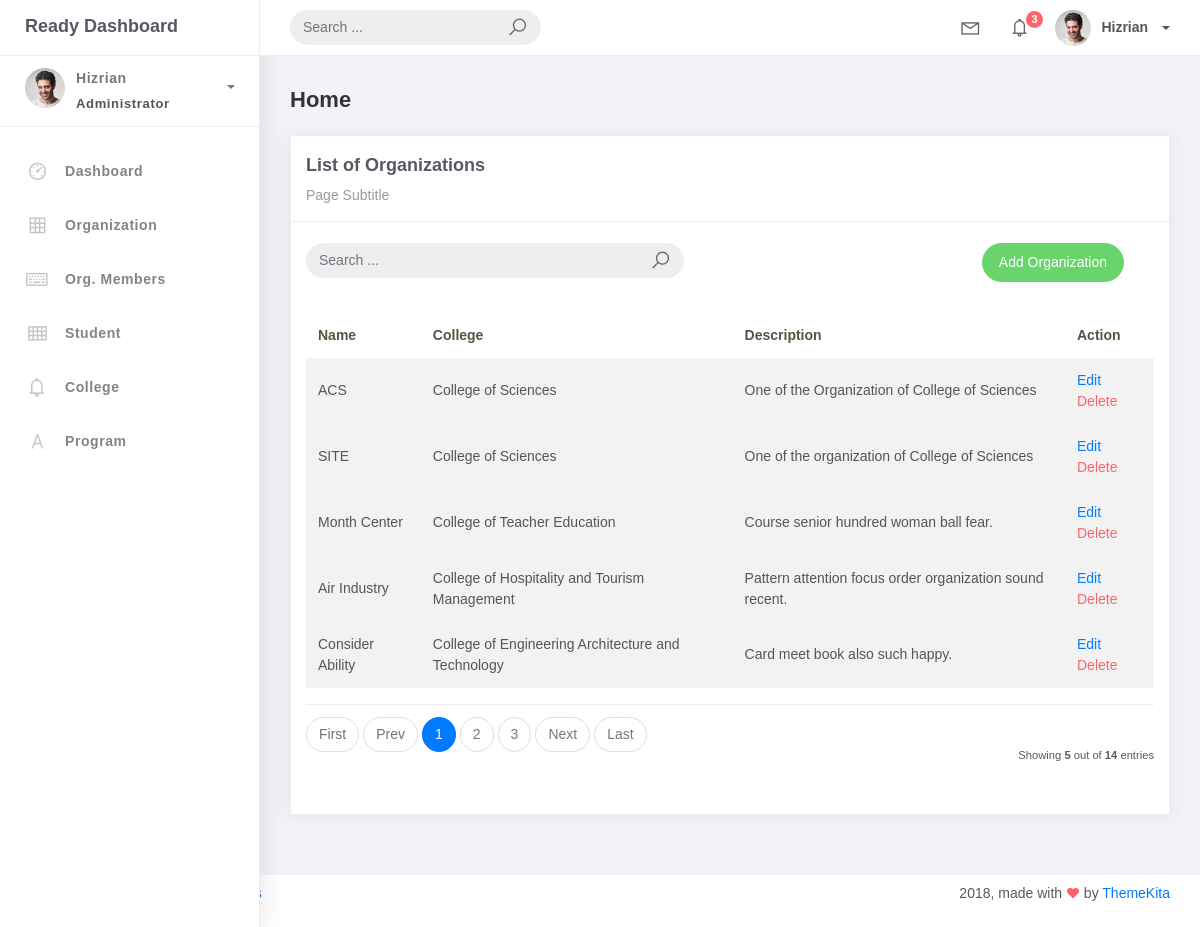
The page /organization_list/ on the database its author committed.
### studentorg/models.py (models this page shows, shortened)
class BaseModel(models.Model):
    created_at = models.DateTimeField(auto_now_add=True, db_index=True)
    updated_at = models.DateTimeField(auto_now=True)
    class Meta:
        abstract = True

class Organization(BaseModel):
    name = models.CharField(max_length=250)
    college = models.ForeignKey(College, null=True, blank=True, on_delete=models.CASCADE)
    description = models.CharField(max_length=500)

class College(BaseModel):
    college_name = models.CharField(max_length=150)
    def __str__(self):
        return self.college_name

### studentorg/views.py (the view)
# urls.py: path('organization_list/', OrganizationList.as_view(), name='organization-list'),
class OrganizationList(ListView):
    model = Organization
    context_object_name = 'organizations'
    template_name = 'org_list.html'
    paginate_by = 5

### templates/org_list.html
{% extends 'base.html' %} {% load static %} {% block content %}
<div class="content">
    <div class="container-fluid">
        <h4 class="page-title">Home</h4>
        <div class="row">
            <div class="col-md-12">
                <div class="card">
                    <div class="card-header">
                    <div class="card-title">List of Organizations</div>
                    <div class="card-category">Page Subtitle</div>
                </div>
                <br />
                <div class="col-md-12 row">
                    <div class="col-md-6">
                        <form class="navbar-left navbar-form nav-search mr-md-3" action="{% url 'organization-list' %}">
                            <div class="input-group">
                                <input type="text" placeholder="Search ..." class="form-control" name="q"/>
                                <div class="input-group-append">
                                    <span class="input-group-text">
                                        <i class="la la-search search-icon"></i>
                                    </span>
                                </div>
                            </div>
                        </form>
                    </div>
                    <div class="col-md-6">
                        <div class="pull-right">
                            <a href="{% url 'organization-add' %}" class="btn btn-success btn-rounded">Add Organization</a>
                        </div>
                    </div>
                </div>
                <div class="card-body">
                    <table class="table table-striped mt-3">
                        <thead>
                            <tr>
                                <th scope="col">Name</th>
                                <th scope="col">College</th>
                                <th scope="col">Description</th>
                                <th scope="col">Action</th>
                            </tr>
                        </thead>
                        <tbody>
                            {% for object in object_list %}
                            <tr>
                                <td>{{ object.name }}</td>
                                <td>{{ object.college }}</td>
                                <td>{{ object.description }}</td>
                                <td>
                                    <a href="{% url 'organization-update' object.id %}">Edit</a>
                                    <a href="{% url 'organization-delete' object.id %}" class="text-danger">Delete</a>
                                </td>
                            <tr>
                            {% empty %}
                            </tr>
                            <td colspan="4" style="text-align: center;">
                                <p class="text-sm font-weight-bold mb-0">No Records Found</p>
                            </td>
                        </tr>
                            {% endfor %}
                        </tbody>
                    </table>
                    {% include 'includes/pagination.html' %}
                </div>
            </div>
        </div>
    </div>
</div>
{% endblock %}

### templates/base.html (shortened to what this page needs)
{% load static %}
<!DOCTYPE html>
<link rel="stylesheet" href="{% static 'css/bootstrap.min.css' %}">
<link rel="stylesheet" href="{% static 'css/ready.css' %}">
<link rel="stylesheet" href="{% static 'css/demo.css' %}">
    </head>
    <body>
        <div class="wrapper">
            <div class="main-header">
                <div class="logo-header">
                    <a href="{% url 'home' %}" class="logo">
                        Ready Dashboard
                    </a>
                </div>
                <nav class="navbar navbar-header navbar-expand-lg">
                    <div class="container-fluid">
                        <form class="navbar-left navbar-form nav-search mr-md-3" action="">
                            <div class="input-group">
                                <input type="text" placeholder="Search ..." class="form-control">
                                <div class="input-group-append">
                                    <span class="input-group-text">
                                        <i class="la la-search search-icon"></i>
                                    </span>
                                </div>
                            </div>
                        </form>
                        <ul class="navbar-nav topbar-nav ml-md-auto align-items-center">
                            <li class="nav-item dropdown hidden-caret">
                                <a class="nav-link dropdown-toggle" href="#" id="navbarDropdown" role="button" data-toggle="dropdown" aria-haspopup="true" aria-expanded="false">
                                    <i class="la la-envelope"></i>
                                </a>
                            </li>
                            <li class="nav-item dropdown hidden-caret">
                                <a class="nav-link dropdown-toggle" href="#" id="navbarDropdown" role="button" data-toggle="dropdown" aria-haspopup="true" aria-expanded="false">
                                    <i class="la la-bell"></i>
                                    <span class="notification">3</span>
                                </a>
                            </li>
                            <li class="nav-item dropdown">
                                <a class="dropdown-toggle profile-pic" data-toggle="dropdown" href="#" aria-expanded="false"> <img src="{% static 'img/profile.jpg' %}" alt="user-img" width="36" class="img-circle"><span >Hizrian</span></span> </a>
                                </li>
                            </ul>
                        </div>
                    </nav>
                </div>
                <div class="sidebar">
                    <div class="scrollbar-inner sidebar-wrapper">
                        <div class="user">
                            <div class="photo">
                                <img src="{% static 'img/profile.jpg' %}">
                            </div>
                            <div class="info">
                                <a class="" data-toggle="collapse" href="#collapseExample" aria-expanded="true">
                                    <span>
                                        Hizrian
                                        <span class="user-level">Administrator</span>
                                        <span class="caret"></span>
                                    </span>
                                </a>
                            </div>
                        </div>
                        <ul class="nav">
                            <li class="nav-item">
                                <a href="{% url 'home' %}">
                                    <i class="la la-dashboard"></i>
                                    <p>Dashboard</p>
                                </a>
                            </li>
                            <li class="nav-item">
                                <a href="{% url 'organization-list' %}">
                                    <i class="la la-table"></i>
                                    <p>Organization</p>
                                </a>
                            </li>
                            <li class="nav-item">
                                <a href="{% url 'orgMem_list' %}">
                                    <i class="la la-keyboard-o"></i>
                                    <p>Org. Members</p>
                                </a>
                            </li>
                            <li class="nav-item">
                                <a href="{% url 'student_list' %}">
                                    <i class="la la-th"></i>
                                    <p>Student</p>
                                </a>
                            </li>
                            <li class="nav-item">
                                <a href="{% url 'college_list' %}">
                                    <i class="la la-bell"></i>
                                    <p>College</p>
                                </a>
                            </li>
                            <li class="nav-item">
                                <a href="{% url 'program_list' %}">
                                    <i class="la la-font"></i>
                                    <p>Program</p>
                                </a>
                            </li>
                        </ul>
                    </div>
                </div>
                <div class="main-panel">
                    {% block content %}
                        {% endblock %}
                        </div>
                    </div>
                    <footer class="footer">
                        <div class="container-fluid">
                            <nav class="pull-left">
                                <ul class="nav">
                                    <li class="nav-item">
                                        <a class="nav-link" href="http://www.themekita.com">
                                        </a>
                                    </li>
                                    <li class="nav-item">
                                        <a class="nav-link" href="#">
                                        </a>
                                    </li>
                                    <li class="nav-item">
                                        <a class="nav-link" href="#">
                                        </a>
                                    </li>
                                </ul>
                            </nav>
                            <div class="copyright ml-auto">
                                2018, made with <i class="la la-heart heart text-danger"></i> by <a href="http://www.themekita.com">ThemeKita</a>
                            </div>
                        </div>
                    </footer>
                </div>
    </body>

### templates/includes/pagination.html (shortened to what this page needs)
{% if is_paginated %}
<div class="card-footer px-0 border-0 d-flex flex-column flex-lg-row align-items-center justify-content-between mt-3">
  <nav aria-label="Topics pagination" class="mb-4">
    <ul class="pagination">
      {% if page_obj.number > 1 %}
        <li class="page-item">
          <a class="page-link" href="?page=1">First</a>
        </li>
      {% else %}
        <li class="page-item disabled">
          <span class="page-link">First</span>
        </li>
      {% endif %}
      {% if page_obj.has_previous %}
        <li class="page-item">
          <a class="page-link" href="?page={{ page_obj.previous_page_number }}">Prev</a>
        </li>
      {% else %}
        <li class="page-item disabled">
          <span class="page-link">Prev</span>
        </li>
      {% endif %}
      {% for page_num in paginator.page_range %}
        {% if page_obj.number == page_num %}
          <li class="page-item active">
            <span class="page-link">
              {{ page_num }}
            </span>
          </li>
        {% elif page_num > page_obj.number|add:'-3' and page_num < page_obj.number|add:'3' %}
          <li class="page-item">
            <a class="page-link" href="?page={{ page_num }}">{{ page_num }}</a>
          </li>
        {% endif %}
      {% endfor %}
      {% if page_obj.has_next %}
        <li class="page-item">
          <a class="page-link" href="?page={{ page_obj.next_page_number }}">Next</a>
        </li>
      {% else %}
        <li class="page-item disabled">
          <span class="page-link">Next</span>
        </li>
      {% endif %}
      {% if page_obj.number != paginator.num_pages %}
        <li class="page-item">
          <a class="page-link" href="?page={{ paginator.num_pages }}">Last</a>
        </li>
      {% else %}
        <li class="page-item disabled">
          <span class="page-link">Last</span>
        </li>
      {% endif %}
    </ul>
  </nav>
  <div class="fw-normal small mt-4 mt-lg-0">Showing <b>{{object_list.count}}</b> out of <b>{{paginator.count}}</b> entries</div>
</div>
{% endif %}

### rows shown on the page
Organization: name "ACS", college "College of Sciences", description "One of the Organization of College of Sciences"
Organization: name "SITE", college "College of Sciences", description "One of the organization of College of Sciences"
Organization: name "Month Center", college "College of Teacher Education", description "Course senior hundred woman ball fear."
Organization: name "Air Industry", college "College of Hospitality and Tourism Management", description "Pattern attention focus order organization sound recent."
Organization: name "Consider Ability", college "College of Engineering Architecture and Technology", description "Card meet book also such happy."

### other values the page prints
{{ page_num }} "1"
{{ page_num }} "2" "3"
{{ object_list.count }} "5"
{{ paginator.count }} "14"
